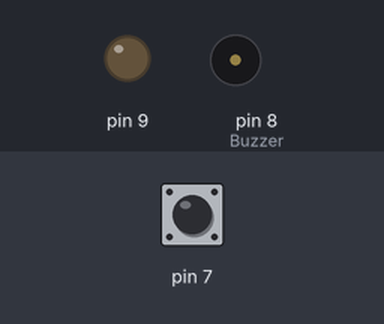
Recording of a sketch running on a simulated Arduino Uno, built with avr-gcc and run on an emulated ATmega328P. Shown: output pins drawn as LEDs (lit = HIGH), buzzer (waves = sounding). The test bench sets the inputs (shaded band); at power-on: pin 7 HIGH.

Above: at 1.2 s.
1.3 s: pin 7 pulled LOW for 1 s
At 1.6 s:
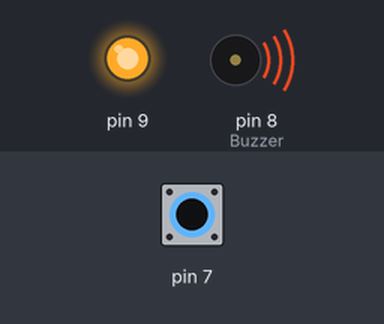
3.8 s: pin 7 pulled LOW for 3.2 s
At 7.3 s:
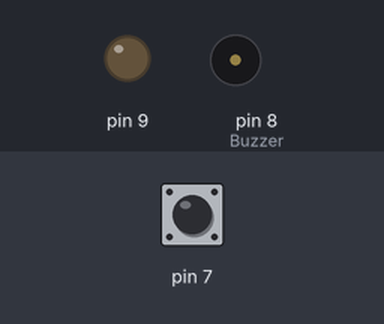
Timing chart, 0 to 8.8 s (numbered marks = the images above; inputs shaded):
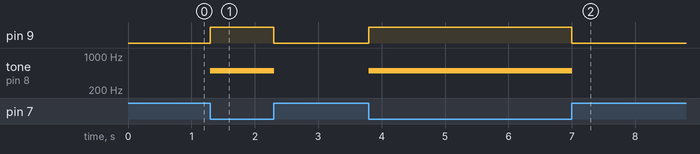

Measured:
- after the input at 1.3 s, pin 9: LOW → HIGH at once, → LOW 1.0 s later; tone on pin 8 (Buzzer): silent → 500 Hz at once, → silent 1.0 s later
- after the input at 3.8 s, pin 9: LOW → HIGH at once, → LOW 3.2 s later; tone on pin 8 (Buzzer): silent → 500 Hz at once, → silent 3.2 s later

The sketch:

_06_buzzerBelwithButton.ino
```cpp
int tombol;
int aktif = 0;
int Buzzer = 8;

void setup()
{
  pinMode(7, INPUT_PULLUP);
  pinMode(9, OUTPUT);
}

void loop()
{
  tombol = digitalRead(7);
  if(tombol == aktif){
    digitalWrite(9, HIGH);
    tone (Buzzer,500,5);
    delay(2);
  }
  else{
    digitalWrite(9, LOW);
  }
}
```
